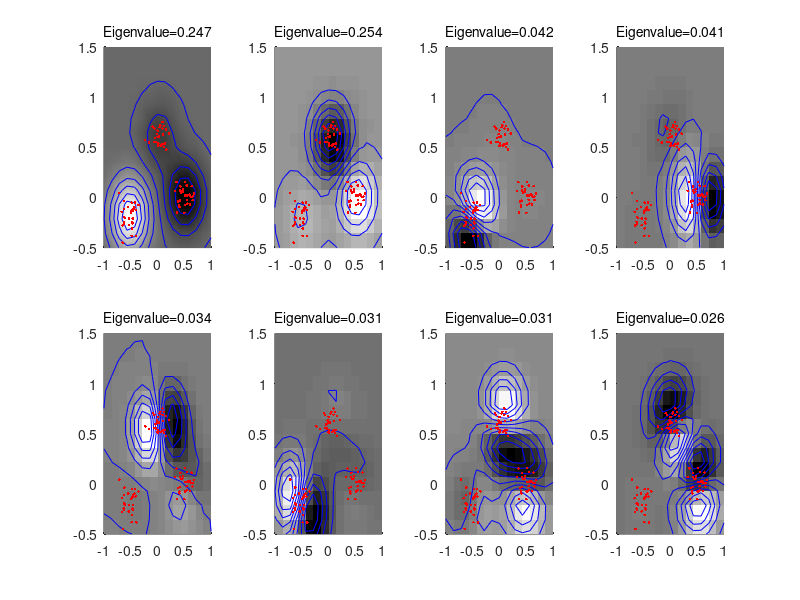

Recreate this plot in MATLAB.
% Kernel PCA toy example for k(x,y)=exp(-||x-y||^2/rbf_var), cf. Fig. 4 in 
% @article{SchSmoMue98,
%   author    = "B.~{Sch\"olkopf} and A.~Smola and K.-R.~{M\"uller}",
%   title     = "Nonlinear component analysis as a kernel Eigenvalue problem",
%   journal =    {Neural Computation},
%   volume    = 10,
%   issue     = 5,
%   pages     = "1299 -- 1319",
%   year      = 1998}
% This file can be downloaded from http://svm.first.gmd.de.
% Last modified: 9 April 1998 (bs)


% parameters
%%%%%%%%%%%%%%%%%%%%%%%%%%%%%%%%%%%%%%%%%%%%%%%%%%%%%%%%%%%%%%%%%%%%%%%%%%
rbf_var = 0.1;
xnum = 4;
ynum = 2;
max_ev = xnum*ynum;
% (extract features from the first <max_ev> Eigenvectors)
x_test_num = 15;
y_test_num = 15;
cluster_pos = [-0.5 -0.2; 0 0.6; 0.5 0];
cluster_size = 30;

% generate a toy data set
%%%%%%%%%%%%%%%%%%%%%%%%%%%%%%%%%%%%%%%%%%%%%%%%%%%%%%%%%%%%%%%%%%%%%%%%%%
num_clusters = size(cluster_pos,1);
train_num = num_clusters*cluster_size;
patterns = zeros(train_num, 2);
range = 1;
randn('seed', 0);
for i=1:num_clusters,
  patterns((i-1)*cluster_size+1:i*cluster_size,1) = cluster_pos(i,1)+0.1*randn(cluster_size,1);
  patterns((i-1)*cluster_size+1:i*cluster_size,2) = cluster_pos(i,2)+0.1*randn(cluster_size,1);
end
test_num = x_test_num*y_test_num;
x_range = -range:(2*range/(x_test_num - 1)):range;
y_offset = 0.5;
y_range = -range+ y_offset:(2*range/(y_test_num - 1)):range+ y_offset;
[xs, ys] = meshgrid(x_range, y_range);
test_patterns(:, 1) = xs(:);
test_patterns(:, 2) = ys(:);
cov_size = train_num;  % use all patterns to compute the covariance matrix

% carry out Kernel PCA
%%%%%%%%%%%%%%%%%%%%%%%%%%%%%%%%%%%%%%%%%%%%%%%%%%%%%%%%%%%%%%%%%%%%%%%%%%
for i=1:cov_size,
  for j=i:cov_size,
    K(i,j) = exp(-norm(patterns(i,:)-patterns(j,:))^2/rbf_var);
    K(j,i) = K(i,j);
  end
end
unit = ones(cov_size, cov_size)/cov_size;
% centering in feature space!
K_n = K - unit*K - K*unit + unit*K*unit;

[evecs,evals] = eig(K_n/cov_size);
evals = real(diag(evals));
for i=1:cov_size,
  evecs(:,i) = evecs(:,i)/sqrt(evals(i));
end

% extract features
%%%%%%%%%%%%%%%%%%%%%%%%%%%%%%%%%%%%%%%%%%%%%%%%%%%%%%%%%%%%%%%%%%%%%%%%%%
%  do not need the following here - only need test point features
%unit_train = ones(train_num,cov_size)/cov_size;
%for i=1:train_num,
%  for j=1:cov_size,
%    K_train(i,j) = exp(-norm(patterns(i,:)-patterns(j,:))^2/rbf_var);
%  end
%end
%K_train_n = K_train - unit_train*K - K_train*unit + unit_train*K*unit;
%features = zeros(train_num, max_ev);
%features = K_train_n * evecs(:,1:max_ev);

unit_test = ones(test_num,cov_size)/cov_size;
K_test = zeros(test_num,cov_size);
for i=1:test_num,
  for j=1:cov_size,
    K_test(i,j) = exp(-norm(test_patterns(i,:)-patterns(j,:))^2/rbf_var);
  end
end
K_test_n = K_test - unit_test*K - K_test*unit + unit_test*K*unit;
test_features = zeros(test_num, max_ev);
test_features = K_test_n * evecs(:,1:max_ev);

% plot it
%%%%%%%%%%%%%%%%%%%%%%%%%%%%%%%%%%%%%%%%%%%%%%%%%%%%%%%%%%%%%%%%%%%%%%%%%%
figure(1); clf
for n = 1:max_ev,
  subplot(ynum, xnum, n);
  axis([-range range -range+y_offset range+y_offset]);
  imag = reshape(test_features(:,n), y_test_num, x_test_num);
  axis('xy')
  colormap(gray);
  hold on;
  pcolor(x_range, y_range, imag);
  shading interp
  contour(x_range, y_range, imag, 9, 'b');
  plot(patterns(:,1), patterns(:,2), 'r.')
  text(-1,1.65,sprintf('Eigenvalue=%4.3f', evals(n)));
  hold off;
end



